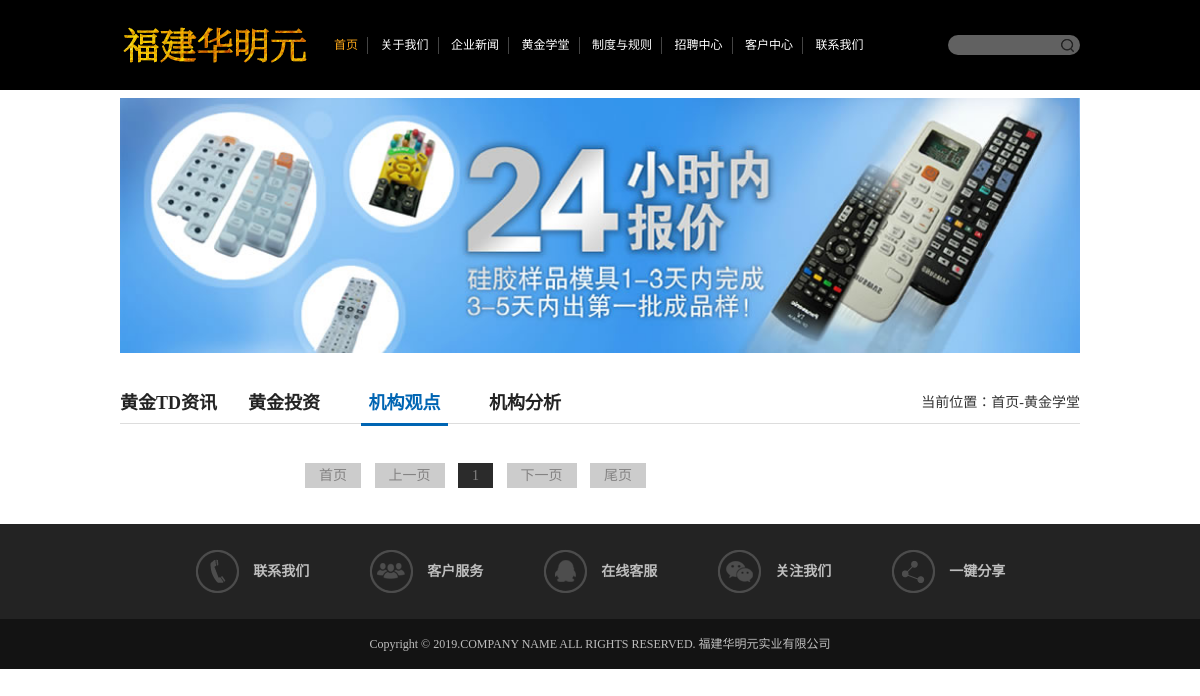
/golds/golds_gd/, run on an earlier commit of the app's database.
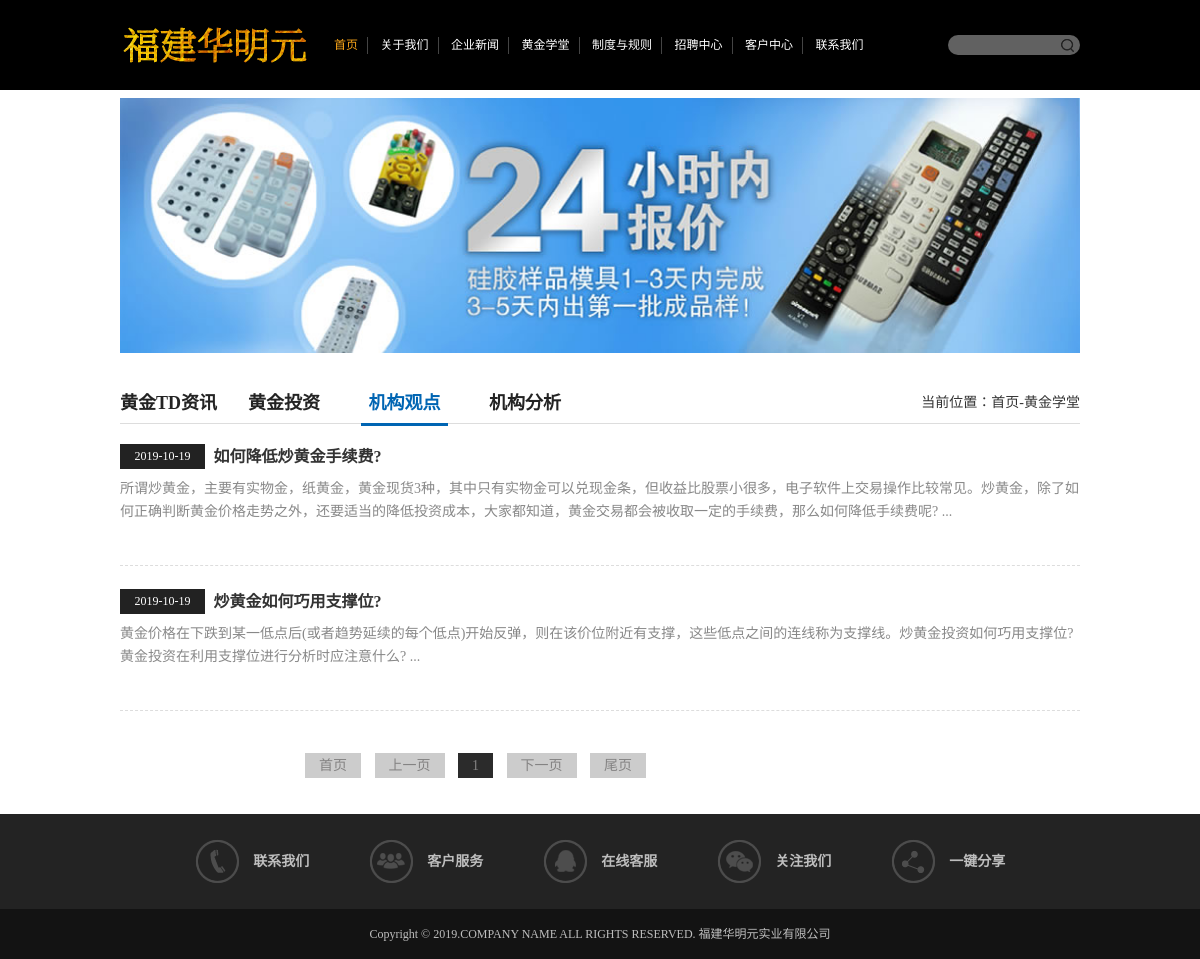
And on a later commit of the database.
### apps/golds/models.py (models this page shows, shortened)
class Golds(models.Model):
    title = models.CharField(max_length=50, verbose_name="新闻标题", help_text="新闻标题")
    author = models.CharField(max_length=20, verbose_name="新闻来源", help_text="新闻来源")
    gold_type = models.ForeignKey(GoldType, on_delete=models.DO_NOTHING, verbose_name="黄金学堂", help_text="黄金学堂")
    read_num = models.IntegerField(default=0, verbose_name="阅读次数", help_text="阅读次数")
    text = models.TextField(max_length=500, verbose_name="文章摘要", help_text="文章摘要")
    content = RichTextUploadingField(verbose_name="文章", help_text="文章")
    created_time = models.DateTimeField(auto_now_add=True,verbose_name="发布时间", help_text="发布时间")
    class Meta:
        ordering = ["id", '-created_time']
        db_table = "tb_gold"  # 指明数据库表名
        verbose_name = "黄金新闻"  # 在admin站点中显示的名称
        verbose_name_plural = verbose_name  # 显示的复数名称

### apps/golds/views.py (the view)
# urls.py: path('golds_gd/', views.golds_gd,name="golds_gd"),
def golds_gd(request):
    golds_all_list = Golds.objects.only("id","title","created_time","text").filter(gold_type=3).order_by("-created_time")
    paginator = Paginator(golds_all_list, 5)
    page_num = request.GET.get('page', 1)
    page_of_news = paginator.get_page(page_num)
    golds = page_of_news.object_list
    currentr_page_num = page_of_news.number
    page_range = [x for x in range(int(currentr_page_num) - 2, int(currentr_page_num) + 3) if
                  0 < x <= paginator.num_pages]
    return render(request,"golds/golds_gd.html",locals())

### templates/golds/golds_gd.html (shortened to what this page needs)
{% extends "index/base.html" %}
{% block banner %}
<div class="banner banner_s"><img src="../../static/upload/banner.jpg" alt="黄金学堂"/></div>
{% endblock %}
{% block main %}
<div class="space_hx">&nbsp;</div>
<div class="scd clearfix">
	<div class="scd_top">
    	<div class="s_nav">
        	<a href="{% url 'golds' %}"><span>黄金TD资讯</span></a>
            <a href="{% url 'golds_tz' %}"><span>黄金投资</span></a>
            <a href="{% url 'golds_gd' %}" class="active"><span>机构观点</span></a>
            <a href="{% url 'golds_fx' %}"><span>机构分析</span></a>
        </div>
        <div class="pst">
        	当前位置：<a href="{% url 'index' %}">首页</a>-<a href="javascript:void(0);">黄金学堂</a>
        </div>
    </div>
        <div class="news">
            <div class="new_m">
                {% for gold in golds %}
                    <div class="n_m" >
                        <div class="title">
                            <span>{{ gold.created_time|date:"Y-m-d" }}</span>
                            <p class="name"><a href="{% url 'golds_d' gold.id %}" target="_blank" ><b>{{ gold.title }}</b></a></p>
                        </div>
                        <div class="des">
                            {{ gold.text }} ...
                        </div>
                    </div>
                {% endfor %}
            </div>
        </div>
    <div class="space_hx">&nbsp;</div>
    <div class="fenye_box">
    	<a href="?page=1">首页</a>
            {% if page_of_news.has_previous %}
                <a href="?page={{ page_of_news.previous_page_number }}" aria-label="Previous">上一页</a>
            {% else %}
                <a aria-hidden="true">上一页</a>
            {% endif %}
            {% for page_num in page_range %}
                {% if page_num == page_of_news.number %}
                    <a  class="on" style="background-color: #2b2b2b">{{ page_num }}</a>
                {% else %}
                    <a href="?page={{ page_num }}">{{ page_num }}</a>
                {% endif %}
            {% endfor %}
            {% if page_of_news.has_next %}
                <a href="?page={{ page_of_news.next_page_number }}" aria-label="Next">下一页</a>
            {% else %}
                <a aria-hidden="true">下一页</a>
            {% endif %}
           <a href="?page={{ paginator.num_pages }}">尾页</a>
    </div>
    </div>
{% endblock %}

What changed in the data, as far as the page shows it:
added Golds: created_time "2019-10-19", title "如何降低炒黄金手续费?", text "所谓炒黄金，主要有实物金，纸黄金，黄金现货3种，其中只有实物金可以兑现金条，但收益比股票小很多，电子软件上交易操作比较常见。炒黄金，除了如何正确判断黄金价格走势之外，还要适当的降低投资成本，大家都知道，黄金交易都会被收取一定的手续费，那么如何降低手续费呢?"
added Golds: created_time "2019-10-19", title "炒黄金如何巧用支撑位?", text "黄金价格在下跌到某一低点后(或者趋势延续的每个低点)开始反弹，则在该价位附近有支撑，这些低点之间的连线称为支撑线。炒黄金投资如何巧用支撑位?黄金投资在利用支撑位进行分析时应注意什么?"
